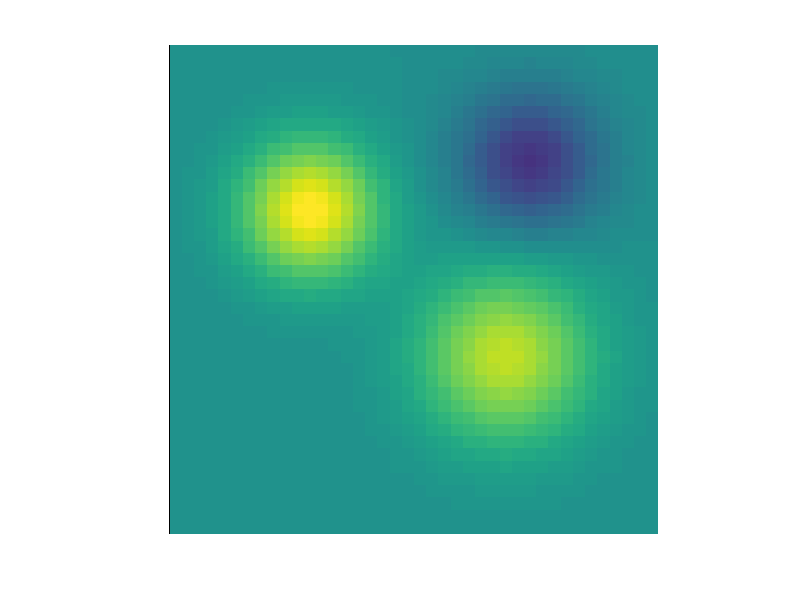

This figure's MATLAB source: (Note: this script raises an error after producing the figure.)
%% Chapter 40 Lab (MATLAB): Applying a Fixed Brain Signature
%[text] In this lab you play the role of a researcher who has *downloaded* a
%[text] pretrained, population-level pattern (a "signature") and wants to apply it
%[text] to new subjects' data. You will: (1) define a fixed signature weight map;
%[text] (2) simulate condition images for new test subjects; (3) compute pattern
%[text] responses (dot products); (4) test paired forced-choice accuracy and
%[text] ROC / sensitivity / specificity; and (5) see how scanner gain and offset
%[text] distort some similarity metrics but not others.
%[text]
%[text] Requirements: CanlabCore (github.com/canlab/CanlabCore) + SPM12 on your
%[text] path for `roc_plot` and the optional real-data section at the end.
%[text] Sections 1-6 otherwise use base MATLAB + Statistics Toolbox only.
%[text]
%[text] Companion to: https://torwager.github.io/elements-of-fmri-tutorials/book/part7/ch40-applying-predictive-models-to-fmri
%[text] Parts adapted from CANlab tutorial
%[text] canlab_help_9_apply_a_multivariate_pattern_of_interest.m (github.com/canlab).

%% 1. Define a fixed signature weight map
% The signature is a FIXED set of weights, w. Pretend it was trained on prior
% studies: we never re-fit it to the test data below. Here it lives on a
% 40 x 40 "brain slice" with two positive regions and one negative region.

side = 40;                                 % image grid: side x side "voxels" (1,600 total)
[xx, yy] = meshgrid(1:side, 1:side);
blob = @(cx, cy, sd) exp(-((xx - cx).^2 + (yy - cy).^2) ./ (2 * sd^2));

W = 1.0 * blob(12, 14, 4) + 0.8 * blob(28, 26, 5) - 0.7 * blob(30, 10, 4);
w = W(:);                                  % vectorized weights, one per "voxel"
n_vox = numel(w);

figure;
imagesc(W, [-1 1]); axis image off; colormap(gca, canlab_colormap_or_default);
colorbar; title('Fixed signature weight map w');

%% 2. Simulate condition images for new test subjects
% 30 new subjects, three conditions per subject:
%   - pain:   expresses the signature strongly (amplitude ~ N(1.0, 0.4))
%   - sound:  an arousing but nonpainful control; weak expression (~ N(0.3, 0.2))
%   - warmth: neutral control; no expression
% Each subject also has a baseline (global) offset shared by all conditions,
% and independent voxel noise -- like real condition images.

rng(2026);                                 % seed, for reproducibility
n_sub = 30;                                % number of new test subjects

amp_pain  = 1.0 + 0.4 * randn(n_sub, 1);   % target: strong expression (mean 1.0, SD 0.4)
amp_sound = 0.3 + 0.2 * randn(n_sub, 1);   % confusable control: weak expression
amp_warm  = zeros(n_sub, 1);               % neutral control: no expression

offset   = 0.3 * randn(n_sub, 1);          % subject baseline differences
noise_sd = 4;                              % independent voxel noise SD

make_images = @(amp) amp * w' + offset * ones(1, n_vox) + noise_sd * randn(n_sub, n_vox);
img_pain  = make_images(amp_pain);         % subjects x voxels
img_sound = make_images(amp_sound);
img_warm  = make_images(amp_warm);

figure;
subplot(1, 2, 1); imagesc(W, [-1 1]); axis image off; title('Signature');
subplot(1, 2, 2); imagesc(reshape(img_pain(1, :), side, side), [-8 8]);
axis image off; title('Subject 1, pain image (noisy)');

%% 3. Pattern responses: the dot product
% The pattern response for each image is r = w' * x, a weighted average of
% image values with weights fixed by the signature. With fmri_data objects,
% the same operation is:
%   pexp = apply_mask(data_obj, signature_obj, 'pattern_expression', 'ignore_missing');

resp_pain  = img_pain  * w;
resp_sound = img_sound * w;
resp_warm  = img_warm  * w;

figure; hold on;
plot([1 2 3], [resp_pain resp_sound resp_warm]', '-', 'Color', [.7 .7 .7]);
plot(1 * ones(n_sub, 1), resp_pain,  'ro', 'MarkerFaceColor', [1 .6 .6]);
plot(2 * ones(n_sub, 1), resp_sound, 'o', 'Color', [.9 .6 0]);
plot(3 * ones(n_sub, 1), resp_warm,  'bo', 'MarkerFaceColor', [.6 .6 1]);
set(gca, 'XTick', 1:3, 'XTickLabel', {'pain' 'sound' 'warmth'}, 'XLim', [.5 3.5]);
ylabel('Pattern response  w''x'); title('Signature responses by condition');

fprintf('Mean responses: pain = %3.1f, sound = %3.1f, warmth = %3.1f\n', ...
    mean(resp_pain), mean(resp_sound), mean(resp_warm));

%% 4. Paired forced-choice accuracy
% Within each subject, which condition has the larger response? Baseline
% (offset) differences between subjects cancel in this paired comparison.
% binotest (CanlabCore) gives a binomial test against chance (0.5).

acc_pain_warm  = mean(resp_pain > resp_warm);
acc_pain_sound = mean(resp_pain > resp_sound);

fprintf('Forced-choice accuracy, pain vs warmth: %3.0f%%\n', 100 * acc_pain_warm);
fprintf('Forced-choice accuracy, pain vs sound:  %3.0f%%\n', 100 * acc_pain_sound);

RES = binotest(double(resp_pain > resp_warm), 0.5);   % CanlabCore binomial test
fprintf('Binomial test vs chance (pain vs warmth): p = %3.6f\n', RES.p_val);

%% 5. ROC curves, sensitivity, and specificity
% Single-interval classification: one threshold for everyone. Then the paired
% forced-choice version ('twochoice'), which assumes the positive and null
% observations are entered in the same subject order.

figure;
ROC = roc_plot([resp_pain; resp_warm], [true(n_sub, 1); false(n_sub, 1)], ...
    'color', 'b', 'plothistograms');
fprintf('Single-interval: AUC = %3.2f, sens = %3.2f, spec = %3.2f\n', ...
    ROC.AUC, ROC.sensitivity, ROC.specificity);

figure;
ROC2 = roc_plot([resp_pain; resp_warm], [true(n_sub, 1); false(n_sub, 1)], ...
    'twochoice', 'color', 'r');
fprintf('Forced-choice:   accuracy = %3.2f\n', ROC2.accuracy);

% Forced-choice accuracy is usually higher: between-subject baseline variance
% counts against a single threshold, but cancels within person.

%% 6. Metric choice and calibration across scanners
% Suppose the same subjects were scanned on "Scanner B", which multiplies
% signal by a gain and adds a uniform offset. Compare three pattern-similarity
% metrics:
%   dot product  -- sensitive to gain AND offset
%   cosine       -- invariant to gain, sensitive to offset
%   correlation  -- invariant to gain and uniform offset
% (canlab_pattern_similarity implements these for fmri_data-style matrices.)

gain = 1.8; shift = 5;                     % Scanner B: multiplicative gain, additive offset
img_pain_B = gain * img_pain + shift;

metrics = @(X) deal( ...
    X * w, ...                                                   % dot product
    (X * w) ./ (vecnorm(X, 2, 2) * norm(w)), ...                 % cosine
    corr(X', w));                                                % correlation

[dotA, cosA, corA] = metrics(img_pain);
[dotB, cosB, corB] = metrics(img_pain_B);

figure;
subplot(1, 3, 1); boxplot([dotA dotB], 'Labels', {'Scanner A' 'Scanner B'});
title('Dot product');
subplot(1, 3, 2); boxplot([cosA cosB], 'Labels', {'Scanner A' 'Scanner B'});
title('Cosine similarity');
subplot(1, 3, 3); boxplot([corA corB], 'Labels', {'Scanner A' 'Scanner B'});
title('Correlation');

% Within-scanner forced-choice comparisons are unaffected by gain/offset,
% because both conditions are transformed the same way:
img_warm_B = gain * img_warm + shift;
fprintf('Forced-choice accuracy, Scanner A: %3.2f\n', mean(resp_pain > resp_warm));
fprintf('Forced-choice accuracy, Scanner B: %3.2f\n', ...
    mean(img_pain_B * w > img_warm_B * w));

%% 7. Optional: real data with CANlab pattern-expression idioms
% Requires CanlabCore, SPM12, and Neuroimaging_Pattern_Masks on your path.
% Adapted from canlab_help_9_apply_a_multivariate_pattern_of_interest.m.
% We apply a whole-brain pain-predictive PLS signature (Kragel et al. 2018,
% Nature Neuroscience) to 30 subjects' [regulate - look] contrast images
% (Wager et al. 2008, Neuron).

if ~isempty(which('load_image_set'))

    test_data = load_image_set('emotionreg');       % 30 subjects' contrast images
    [pats, patnames] = load_image_set('pain_cog_emo');
    sig = get_wh_image(pats, 8);                    % whole-brain pain pattern

    % Pattern responses with three metrics. apply_mask resamples the pattern
    % to the data space and treats 0s in data images as missing values.
    pexp     = apply_mask(test_data, sig, 'pattern_expression', 'ignore_missing');
    pexp_cos = apply_mask(test_data, sig, 'pattern_expression', 'ignore_missing', 'cosine_similarity');
    pexp_r   = apply_mask(test_data, sig, 'pattern_expression', 'ignore_missing', 'correlation');

    figure;
    barplot_columns([scale(pexp) scale(pexp_cos) scale(pexp_r)], 'nofigure', ...
        'names', {'dot product (z)' 'cosine (z)' 'correlation (z)'});
    ylabel('Pattern response (z-scored for comparison)');
    title('Pain-signature responses: emotion regulation contrast');

    disp('Correlations among the three metrics across subjects:');
    disp(corr([pexp pexp_cos pexp_r]));

else
    disp('CanlabCore not found on path -- skipping the real-data section.');
end

%% Helper: colormap fallback
function cm = canlab_colormap_or_default
% Use a diverging colormap; fall back to parula-based if none available.
try
    cm = colormap_tor([0 0 1], [1 0 0], [1 1 1]);
catch
    cm = [linspace(0, 1, 128)' linspace(0, 1, 128)' ones(128, 1); ...
          ones(128, 1) linspace(1, 0, 128)' linspace(1, 0, 128)'];
end
end
